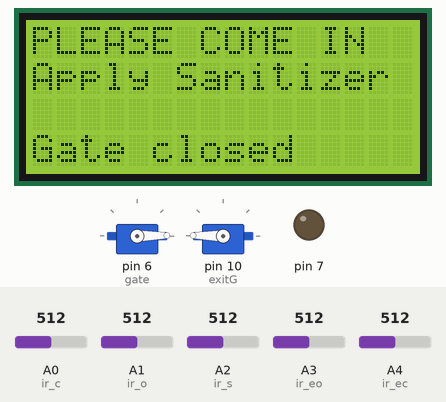
A sketch run on a simulated Arduino Uno, built with avr-gcc and run on an emulated ATmega328P. Parts: 16×4 character LCD, 2 × servo, output pins drawn as LEDs (lit = HIGH). Dashed ring = blinking. Inputs (shaded band) come from the test bench; at power-on: A2 (ir_s) = 512, A1 (ir_o) = 512, A0 (ir_c) = 512, A3 (ir_eo) = 512, A4 (ir_ec) = 512.

Above: at 5.3 s.
5.4 s: A2 (ir_s) set to 316
6.9 s: A2 (ir_s) set to 287
At 7.8 s:
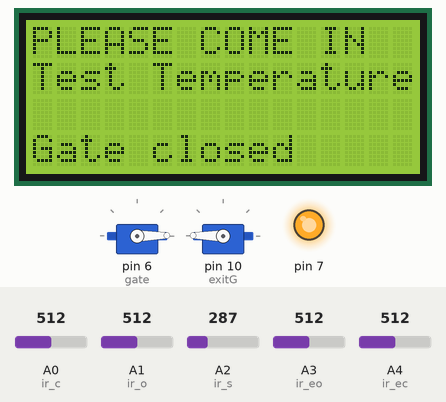
9.9 s: A1 (ir_o) set to 309
12.4 s: A1 (ir_o) set to 288
At 13.9 s:
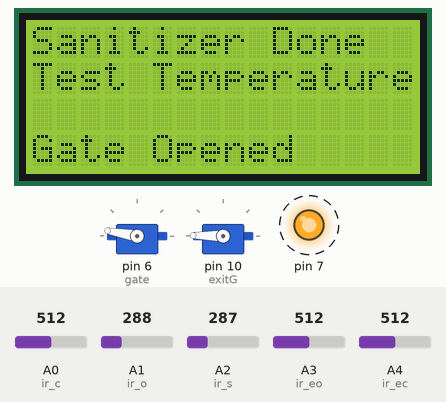
15.4 s: A0 (ir_c) set to 290
At 18.2 s:
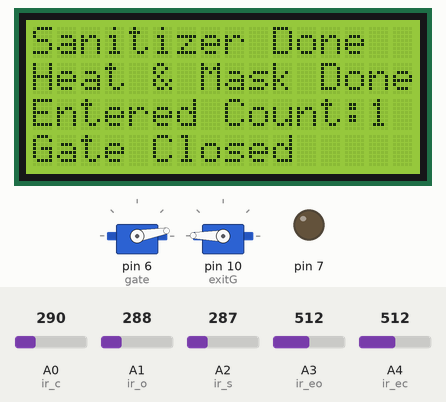
18.4 s: A0 (ir_c) set to 317
At 19.5 s:
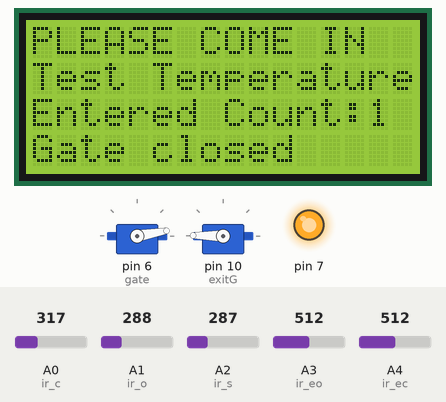
Timing chart, 0 to 22.1 s (numbered marks = the images above; inputs shaded):
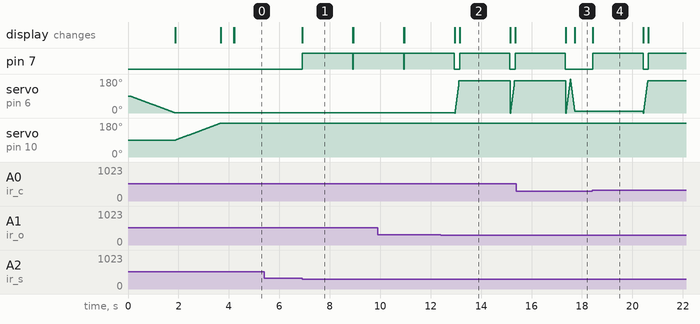

The sketch:

ENTRANCE_FULL_.ino
```cpp
# include <Servo.h>
# include <LiquidCrystal.h>


# define ir_c  A0
# define ir_o  A1
# define ir_s  A2

# define ir_eo A3
# define ir_ec A4

const int rs = 12, en = 11, d4 = 5, d5 = 4, d6 = 3, d7 = 2 ;
LiquidCrystal lcd(rs, en, d4, d5, d6, d7);

Servo gate ;
Servo exitG ;

int count = 0 ;
int maxCount = 0 ;
int e = 0 ;

void setup() {

  lcd.begin(16, 4) ;
  lcd.print("Hello, World!") ;

  lcd.setCursor(0,1) ;
  lcd.print("LOADING      ") ;

  gate.attach(6) ;
  exitG.attach(10) ;

  pinMode(7, OUTPUT) ;

  pinMode(ir_s, INPUT) ;
  pinMode(ir_o, INPUT) ;
  pinMode(ir_c, INPUT) ;

  pinMode(ir_eo, INPUT) ;
  pinMode(ir_ec, INPUT) ;

  lcd.setCursor(0,1) ;
  lcd.print("LOADING.     ") ;

  for( int clsG = 90 ; clsG > 0 ; clsG -- ) {

    gate.write(clsG) ;
    delay(20) ;

  }

  lcd.setCursor(0,1) ;
  lcd.print("LOADING..    ") ;

  for( int clsG = 90 ; clsG < 180 ; clsG ++ ) {

    exitG.write(clsG) ;
    delay(20) ;

  }

  lcd.setCursor(0,1) ;
  lcd.print("LOADING...   ") ;
  delay(500);
  lcd.clear() ;

}

void loop() {

  int d = 0 ;
  delay(10) ;

  while( analogRead(ir_c) > 300 ){

    Serial.println(analogRead(ir_o)) ;
    delay(10) ;

    while( count == 3 ){

       lcd.setCursor(0, 0) ;
       lcd.print("Limit Exeeded ") ;

       lcd.setCursor(0, 1) ;
       lcd.print("Keep 5m Distance") ;

       lcd.setCursor(0, 3) ;
       lcd.print("Gate Locked Wait") ;

       exitGate() ;
    }

  exitGate() ;

    if( d == 0 ){

      lcd.setCursor(0, 1) ;
      lcd.print("Apply Sanitizer ") ;

      lcd.setCursor(0, 0) ;
      lcd.print("PLEASE COME IN  ") ;

      lcd.setCursor(0, 3);
      lcd.print("Gate closed     ") ;

   }

    if( analogRead(ir_s) < 300 ){

      lcd.setCursor(0, 1) ;
      lcd.print("Test Temperature") ;

      digitalWrite(7, HIGH) ;
      delay(2000) ;

      digitalWrite(7, LOW) ;

      d ++ ;

      lcd.setCursor(0, 1) ;
      lcd.print("Heat & Mask Done") ;

      lcd.setCursor(0, 0) ;
      lcd.print("Sanitizer Done  ") ;

    }

    if( analogRead(ir_o) < 300 ){

      lcd.setCursor(0, 3) ;
      lcd.print("Gate Opened" ) ;

      for( int openG = 0 ; openG < 180 ; openG += 10 ) {

        gate.write(openG) ;
        delay(10) ;

      }

    }

  }

  if( analogRead(ir_c) < 300 && d > 0 ){

    for( int closeG = 180 ; closeG > 0 ; closeG -= 10 ) {

      gate.write(closeG) ;
      delay(10);

  }

    lcd.setCursor(0, 3) ;
    lcd.print("Gate Closed") ;

    count ++ ;

    lcd.setCursor(0, 2) ;
    lcd.print("Entered Count:") ;

    lcd.setCursor(14, 2) ;
    lcd.println(count) ;

    d -= 1;

  }

}

void boot(int boot){

  lcd.begin(16, 4) ;
  lcd.print("hello, world!") ;


  lcd.setCursor(0,1) ;
  lcd.print("loading.      ") ;
  delay(boot) ;

  lcd.setCursor(0,1) ;
  lcd.print("loading..     ") ;
  delay(boot) ;

  lcd.setCursor(0,1) ;
  lcd.print("loading...    ") ;

}

void exitGate(){

  if( analogRead(ir_eo) < 300 ){

    for( int openG = 180 ; openG > 0 ; openG -= 10 ) {

      exitG.write(openG) ;
      delay(10) ;

      }

    e ++ ;

  }

  if( analogRead(ir_ec) < 300 && e == 1 ){

    for( int closeG = 0 ; closeG < 180 ; closeG += 10 ) {

      exitG.write(closeG) ;
      delay(10) ;


    }

    count -- ;
    e -- ;

    lcd.setCursor(0, 2);
    lcd.print("Entered Count: ");

    lcd.setCursor(14, 2);
    lcd.println(count);

  }

}
```

Measured:
- the behaviour switches between 300 and 299 on A2 (ir_s) (found by bisection; images 0 and 1)
- the behaviour switches between 300 and 299 on A1 (ir_o) (found by bisection; images 1 and 2)
- the behaviour switches between 300 and 301 on A0 (ir_c) (found by bisection; images 3 and 4)
- after the input at 5.4 s, every drawn part: stays the same
- after the input at 6.9 s, pin 7: LOW → HIGH at once, → LOW 2.0 s later, → HIGH 0.02 s later; the display: changes at once (image 1)
- after the input at 12.4 s, the display: first changes after 0.55 s (image 2 shows a later state)
- after the input at 15.4 s, pin 7: goes on until 17.3 s, then stays LOW
- after the input at 18.4 s, pin 7: LOW → HIGH at once, → LOW 2.0 s later, → HIGH 0.20 s later; the display: changes at once (image 4)
